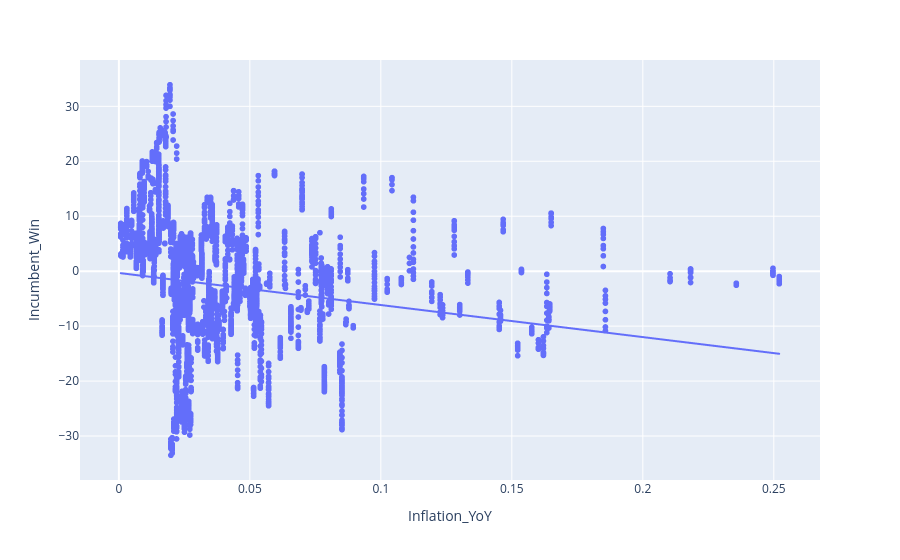

Notebook cell for this chart:
### Code cell
px.scatter(pdf_all, x="Inflation_YoY", y="Incumbent_Win", trendline="ols", hover_data=["Date", "Incumbent"])

### Figure 1 — Plotly figure (JSON) as saved in the notebook; plotly's stock layout.template omitted (floating-point values rounded to 4 significant figures; data arrays with more than 128 entries replaced by an {"elided": "..."} marker saying what was removed)
{"data": [{"customdata": {"elided": "5735x2 str values"}, "hovertemplate": "Inflation_YoY=%{x}<br>Incumbent_Win=%{y}<br>Date=%{customdata[0]}<br>Incumbent=%{customdata[1]}<extra></extra>", "legendgroup": "", "marker": {"color": "#636efa", "symbol": "circle"}, "mode": "markers", "name": "", "showlegend": false, "type": "scattergl", "x": {"elided": "5735 float values"}, "xaxis": "x", "y": {"elided": "5735 float values"}, "yaxis": "y"}, {"hovertemplate": "<b>OLS trendline</b><br>Incumbent_Win = -58.3519 * Inflation_YoY + -0.322882<br>R<sup>2</sup>=0.036293<br><br>Inflation_YoY=%{x}<br>Incumbent_Win=%{y} <b>(trend)</b><extra></extra>", "legendgroup": "", "marker": {"color": "#636efa", "symbol": "circle"}, "mode": "lines", "name": "", "showlegend": false, "type": "scattergl", "x": {"elided": "5163 float values"}, "xaxis": "x", "y": {"elided": "5163 float values"}, "yaxis": "y"}], "layout": {"legend": {"tracegroupgap": 0}, "margin": {"t": 60}, "xaxis": {"anchor": "y", "domain": [0, 1], "title": {"text": "Inflation_YoY"}}, "yaxis": {"anchor": "x", "domain": [0, 1], "title": {"text": "Incumbent_Win"}}}}
